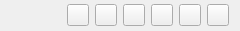
    <widget class="QWidget" name="horizontalLayoutWidget_14">
     <property name="geometry">
      <rect>
       <x>0</x>
       <y>400</y>
       <width>221</width>
       <height>31</height>
      </rect>
     </property>
     <layout class="QHBoxLayout" name="proxy_LO_2">
      <property name="spacing">
       <number>6</number>
      </property>
      <property name="topMargin">
       <number>0</number>
      </property>
      <property name="bottomMargin">
       <number>0</number>
      </property>
      <item>
       <widget class="QLabel" name="label_8">
        <property name="minimumSize">
         <size>
          <width>50</width>
          <height>0</height>
         </size>
        </property>
        <property name="text">
         <string/>
        </property>
       </widget>
      </item>
      <item>
       <widget class="QPushButton" name="genProxy_BN">
        <property name="enabled">
         <bool>true</bool>
        </property>
        <property name="minimumSize">
         <size>
          <width>22</width>
          <height>22</height>
         </size>
        </property>
        <property name="maximumSize">
         <size>
          <width>22</width>
          <height>22</height>
         </size>
        </property>
        <property name="font">
         <font>
          <family>Segoe UI</family>
          <pointsize>8</pointsize>
          <weight>50</weight>
          <bold>false</bold>
         </font>
        </property>
        <property name="toolTip">
         <string>Generate proxies</string>
        </property>
        <property name="styleSheet">
         <string notr="true"/>
        </property>
        <property name="text">
         <string/>
        </property>
       </widget>
      </item>
      <item>
       <widget class="QPushButton" name="selAllProxy_BN">
        <property name="enabled">
         <bool>true</bool>
        </property>
        <property name="minimumSize">
         <size>
          <width>22</width>
          <height>22</height>
         </size>
        </property>
        <property name="maximumSize">
         <size>
          <width>22</width>
          <height>22</height>
         </size>
        </property>
        <property name="font">
         <font>
          <family>Segoe UI</family>
          <pointsize>8</pointsize>
          <weight>50</weight>
          <bold>false</bold>
         </font>
        </property>
        <property name="toolTip">
         <string>Select all proxy meshes</string>
        </property>
        <property name="styleSheet">
         <string notr="true"/>
        </property>
        <property name="text">
         <string/>
        </property>
       </widget>
      </item>
      <item>
       <widget class="QPushButton" name="showHideProxy_BN">
        <property name="enabled">
         <bool>true</bool>
        </property>
        <property name="minimumSize">
         <size>
          <width>22</width>
          <height>22</height>
         </size>
        </property>
        <property name="maximumSize">
         <size>
          <width>22</width>
          <height>22</height>
         </size>
        </property>
        <property name="font">
         <font>
          <family>Segoe UI</family>
          <pointsize>8</pointsize>
          <weight>50</weight>
          <bold>false</bold>
         </font>
        </property>
        <property name="toolTip">
         <string>Show / Hide proxies</string>
        </property>
        <property name="styleSheet">
         <string notr="true"/>
        </property>
        <property name="text">
         <string/>
        </property>
       </widget>
      </item>
      <item>
       <widget class="QPushButton" name="resetProxy_BN">
        <property name="enabled">
         <bool>true</bool>
        </property>
        <property name="minimumSize">
         <size>
          <width>22</width>
          <height>22</height>
         </size>
        </property>
        <property name="maximumSize">
         <size>
          <width>22</width>
          <height>22</height>
         </size>
        </property>
        <property name="font">
         <font>
          <family>Segoe UI</family>
          <pointsize>8</pointsize>
          <weight>50</weight>
          <bold>false</bold>
         </font>
        </property>
        <property name="toolTip">
         <string>Reset selected proxies</string>
        </property>
        <property name="styleSheet">
         <string notr="true"/>
        </property>
        <property name="text">
         <string/>
        </property>
       </widget>
      </item>
      <item>
       <widget class="QPushButton" name="mirrorProxy_BN">
        <property name="enabled">
         <bool>true</bool>
        </property>
        <property name="minimumSize">
         <size>
          <width>22</width>
          <height>22</height>
         </size>
        </property>
        <property name="maximumSize">
         <size>
          <width>22</width>
          <height>22</height>
         </size>
        </property>
        <property name="font">
         <font>
          <family>Segoe UI</family>
          <pointsize>8</pointsize>
          <weight>50</weight>
          <bold>false</bold>
         </font>
        </property>
        <property name="toolTip">
         <string>Mirror selected proxies, left to right</string>
        </property>
        <property name="styleSheet">
         <string notr="true"/>
        </property>
        <property name="text">
         <string/>
        </property>
       </widget>
      </item>
      <item>
       <spacer name="horizontalSpacer_9">
        <property name="orientation">
         <enum>Qt::Horizontal</enum>
        </property>
        <property name="sizeHint" stdset="0">
         <size>
          <width>40</width>
          <height>20</height>
         </size>
        </property>
       </spacer>
      </item>
      <item>
       <widget class="QPushButton" name="wrapProxy_BN">
        <property name="enabled">
         <bool>true</bool>
        </property>
        <property name="minimumSize">
         <size>
          <width>22</width>
          <height>22</height>
         </size>
        </property>
        <property name="maximumSize">
         <size>
          <width>22</width>
          <height>22</height>
         </size>
        </property>
        <property name="font">
         <font>
          <family>Segoe UI</family>
          <pointsize>8</pointsize>
          <weight>50</weight>
          <bold>false</bold>
         </font>
        </property>
        <property name="toolTip">
         <string>Wrap selected proxies to target mesh</string>
        </property>
        <property name="styleSheet">
         <string notr="true"/>
        </property>
        <property name="text">
         <string/>
        </property>
       </widget>
      </item>
     </layout>
    </widget>
